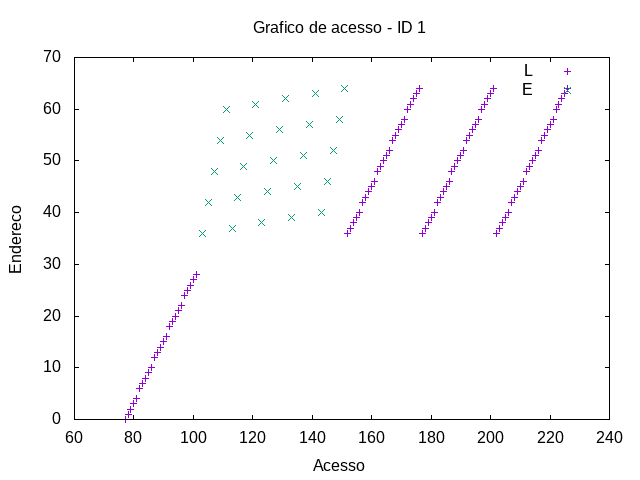

This chart was generated by the following gnuplot code:
set term png
set output "../out/mem/transp/-acesso-1.png"
set title "Grafico de acesso - ID 1"
set xlabel "Acesso"
set ylabel "Endereco"
plot "../out/mem/transp/-acesso-0-1.gpdat" u 2:4 w points t "L", "../out/mem/transp/-acesso-1-1.gpdat" u 2:4 w points t "E"
